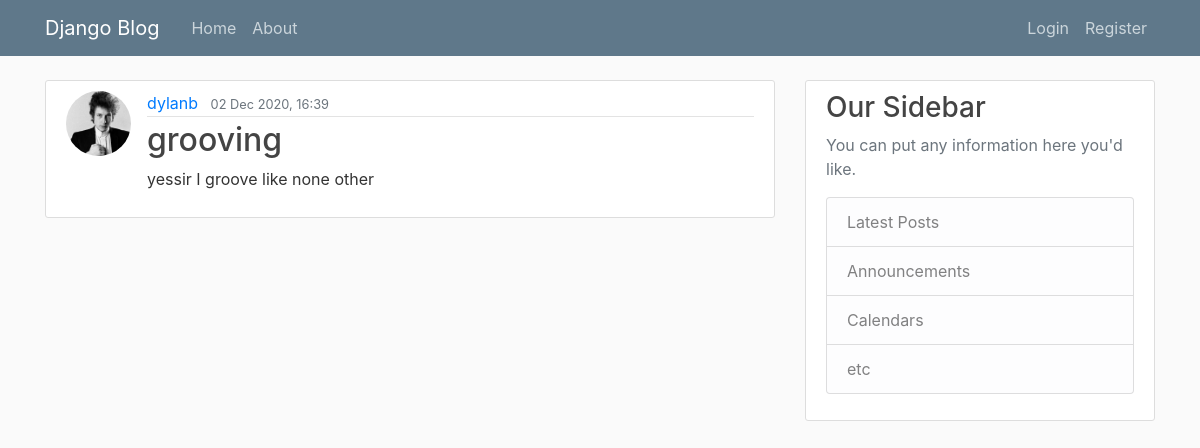
/blog/post/13/, run on the app's committed database.
### blogTutorial/models.py (models this page shows, shortened)
class Post(models.Model):
    title = models.CharField(max_length=100)
    content = models.TextField()
    date_posted = models.DateTimeField(default=timezone.now)
    author = models.ForeignKey(User, on_delete=models.CASCADE)

### users/models.py (models this page shows, shortened)
class Profile(models.Model):
    user = models.OneToOneField(User, on_delete=models.CASCADE)
    image = models.ImageField(default='default.jpg', upload_to='profile_pics')

### blogTutorial/views.py (the view)
# urls.py: path('post/<int:pk>/', views.PostDetailView.as_view(), name='post-detail'),
class PostDetailView(DetailView):
    model = Post

### blogTutorial/templates/blogTutorial/post_detail.html (shortened to what this page needs)
{% extends 'blogTutorial/base.html' %}
{% block content %}
    <article class="media content-section">
        <img class="rounded-circle article-img" src="{{ object.author.profile.image.url }}">
        <div class="media-body">
            <div class="article-metadata">
                <a class="mr-2" href="#">{{ object.author }}</a>
                <small class="text-muted">{{ object.date_posted|date:'d M Y, H:i' }}</small>
            </div>
            <h2 class="article-title">{{ object.title }}</h2>
            <p class="article-content">{{ object.content }}</p>
        </div>
    </article>
{% endblock content %}

### blogTutorial/static/blogTutorial/main.css (style rules this page uses)
body { background: #fafafa; color: #333333; margin-top: 5rem; }
h1, h2, h3, h4, h5, h6 { color: #444444; }
.content-section { background: #ffffff; padding: 10px 20px; border: 1px solid #dddddd; border-radius: 3px; margin-bottom: 20px; }
.article-title { color: #444444; }
.article-content { white-space: pre-line; }
.article-img { height: 65px; width: 65px; margin-right: 16px; }
.article-metadata { padding-bottom: 1px; margin-bottom: 4px; border-bottom: 1px solid #e3e3e3 }

### data on the page
Post: author.profile.image (picture), author "dylanb", date_posted "02 Dec 2020, 16:39", title "grooving", content "yessir I groove like none other"
